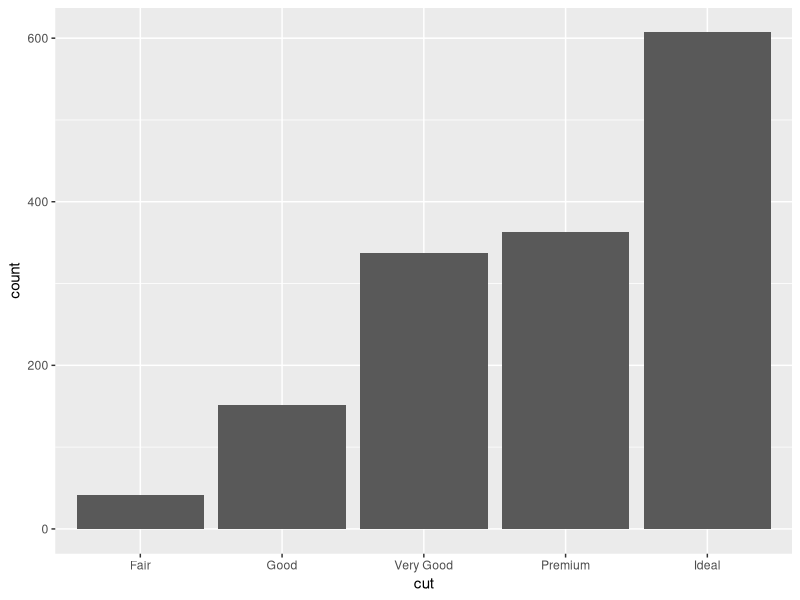
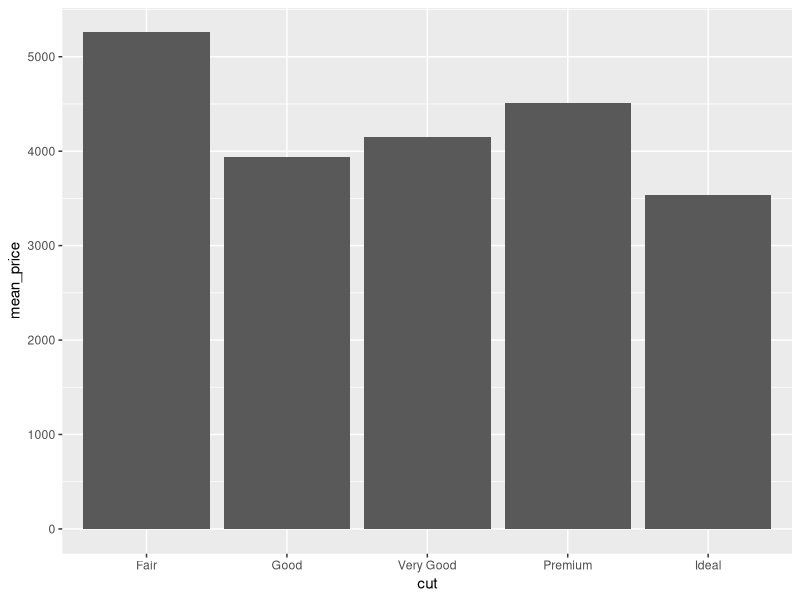
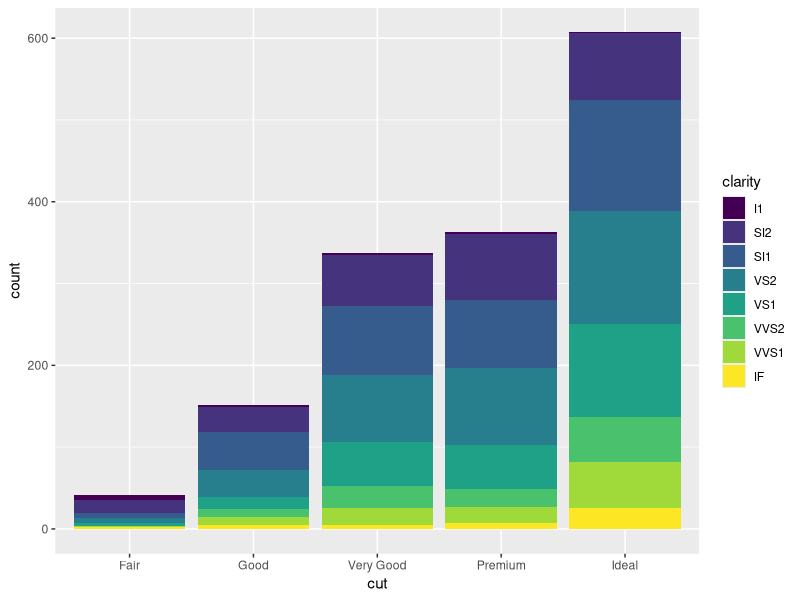
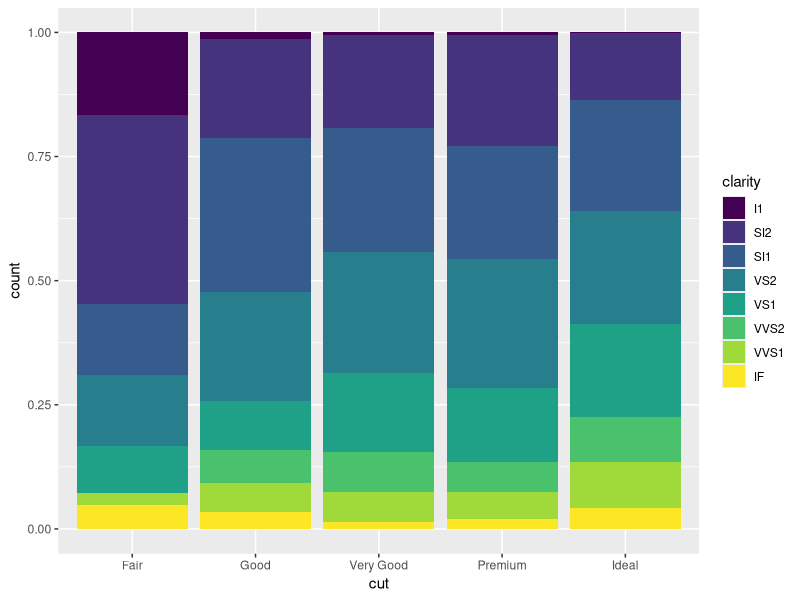
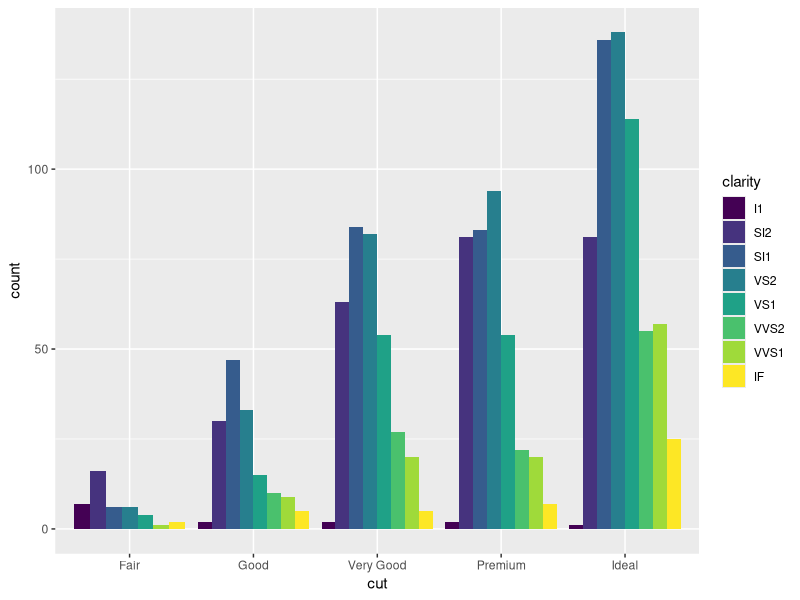
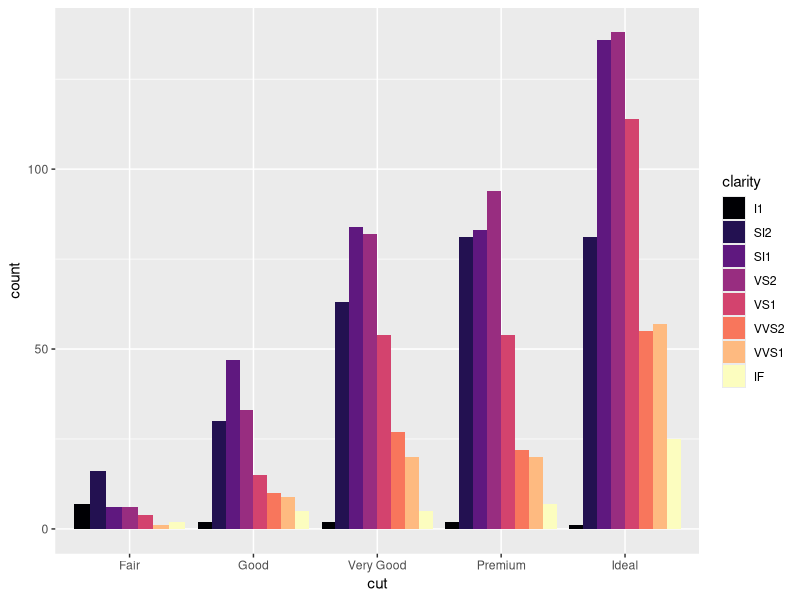
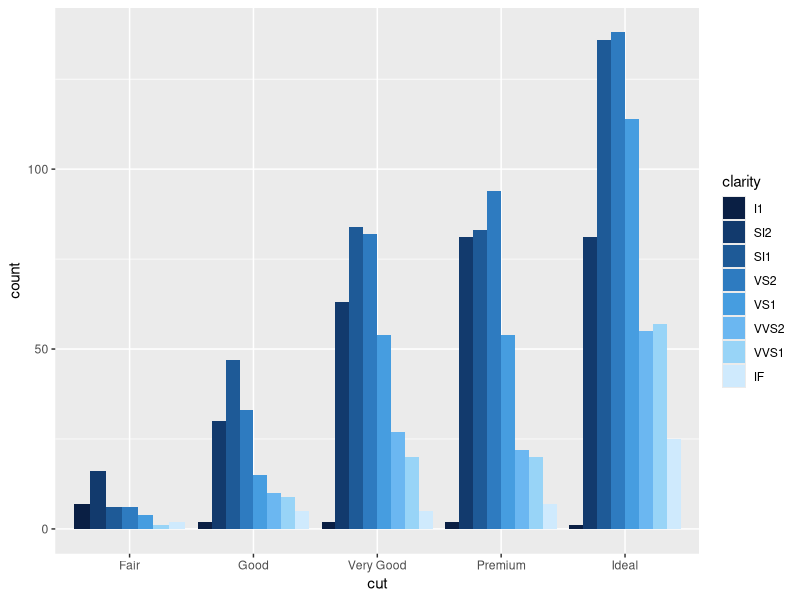
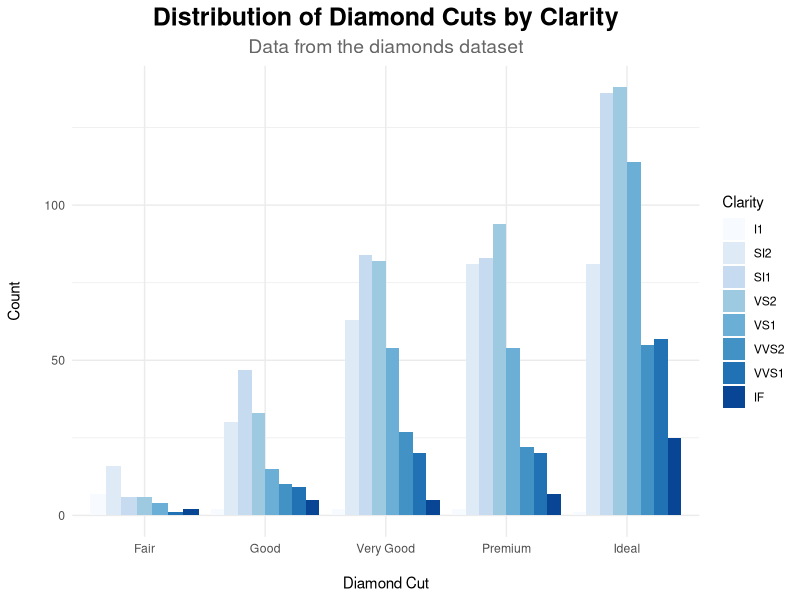

Recreate these plots in R, in order.
## ---- chunk 1
knitr::opts_chunk$set(
	echo = TRUE,
	message = FALSE,
	warning = FALSE) 
## ---- chunk 2
# install.packages("ggplot2")
# install.packages("dplyr")

library(ggplot2) # for data visualization
library(dplyr) # for data manipulation
## ---- chunk 3
help("diamonds") 
head(diamonds) 

# Sampling a small number of observations from the diamonds data set 
diamonds <- diamonds %>% dplyr::sample_n(size = 1500, replace = F)
## ---- chunk 4
# Creates a basic bar chart showing the count of each diamond cut category
ggplot(data = diamonds, mapping = aes(x = cut)) + 
  geom_bar()

# ggplot(data = diamonds, mapping = aes(y = color)) + # flipping the coordinates
#   geom_bar()
## ---- chunk 5
# Summarize data: Compute mean price per cut
diamonds_summary <- diamonds %>%
  group_by(cut) %>%   
  summarize(mean_price = mean(price, na.rm = TRUE))

# Create the bar chart with summarized values
ggplot(data = diamonds_summary, aes(x = cut, y = mean_price)) + 
  geom_bar(stat = "identity") # ggplot uses the values directly.

# Alternatively - geom_col uses stat = "identity" automatically - assumes you've summarized the data
# ggplot(data = diamonds_summary, aes(x = cut, y = mean_price)) + 
#   geom_col()  
## ---- chunk 6
# Creates a bar chart where fill colors indicate clarity categories
# added fill argument to aes()
ggplot(data = diamonds, mapping = aes(x = cut, fill = clarity)) + 
  geom_bar()  
## ---- chunk 7
# Creates a proportional (100%) stacked bar chart 
ggplot(data = diamonds, mapping = aes(x = cut, fill = clarity)) + 
  geom_bar(position = "fill")  # specify position argument to geom_bar()
## ---- chunk 8
# Creates a grouped bar chart 
ggplot(data = diamonds) + 
  geom_bar(mapping = aes(x = cut, fill = clarity), 
           position = "dodge")  # specify dodge argument to geom_bar()
## ---- chunk 9
# Changing the chart color scheme using scale_fill_viridis_d 
ggplot(data = diamonds) +   
  geom_bar(mapping = aes(x = cut, fill = clarity),   
           position = "dodge") +   
  scale_fill_viridis_d(option = "magma")

## ---- chunk 10
# Changing the chart color scheme using scale_fill_manual 
ggplot(data = diamonds) +   
  geom_bar(mapping = aes(x = cut, fill = clarity),   
           position = "dodge") +   
  scale_fill_manual(   
    values = c(
      "I1" = "#0A1F44",  
      "SI2" = "#123A6D", 
      "SI1" = "#1E5A97", 
      "VS2" = "#2E7BC0", 
      "VS1" = "#469DE0", 
      "VVS2" = "#6BB7F1", 
      "VVS1" = "#98D4F7", 
      "IF" = "#CFEAFD"   
    ))  

# Easier Shortcut to a color gradient chart 
#ggplot(data = diamonds) +   
#  geom_bar(mapping = aes(x = cut, fill = clarity), 
#           position = "dodge") +   
#  scale_fill_brewer(palette = "Purples") 

## ---- chunk 11
ggplot(data = diamonds, mapping = aes(x = cut, fill = clarity)) + 
  geom_bar(position = "dodge") + 
  scale_fill_brewer(palette = "Blues") +
  labs(
    title = "Distribution of Diamond Cuts by Clarity",
    subtitle = "Data from the diamonds dataset",
    x = "Diamond Cut",
    y = "Count",
    fill = "Clarity"
  ) + 
  theme_minimal() + 
  theme(
    plot.title = element_text(face = "bold", size = 18, hjust = 0.5),
    plot.subtitle = element_text(size = 14, hjust = 0.5, color = "gray40"),
    axis.text.x = element_text(angle = 0, hjust = 0.5),  
    axis.title.x = element_text(margin = margin(t = 15)),  # Moves x-axis label downward
    axis.title.y = element_text(margin = margin(r = 15)),  # Moves y-axis label to the left
  )
## ---- chunk 12
ggplot(data = diamonds, aes(x = carat, y = price)) +  # Sets up aesthetic mapping 
  geom_point() + # adds points to the plot
  geom_smooth(method = "lm")    # Adds a linear trendline 
## ---- chunk 13
ggplot(data = diamonds, aes(x = carat, y = price)) + 
  geom_point() +  
  geom_smooth(method = "lm") +    
  facet_wrap(~cut) # makes one scatterplot for each level of a categorical variable
## ---- chunk 14
ggplot(data = diamonds, aes(x = carat, y = price, color = clarity)) + 
  geom_point(size = 2, position = "jitter") + 
  geom_smooth(aes(group = 1), method = "lm", color = "black", se = FALSE) + 
  scale_fill_viridis_d() + # Using a preset color palette    
  labs(
    title = "Diamond Price vs. Carat Weight",
    subtitle = "Data from the diamonds dataset",
    x = "Carat (Weight of Diamond)",
    y = "Price (USD)",
    color = "Clarity"
  ) + 
  theme_minimal() + 
  theme(
    plot.title = element_text(face = "bold", size = 18, hjust = 0.5),
    plot.subtitle = element_text(size = 14, hjust = 0.5, color = "gray40"),
    axis.text.x = element_text(angle = 0, hjust = 0.5),  
    axis.title.x = element_text(margin = margin(t = 15)),  # Moves x-axis label downward
    axis.title.y = element_text(margin = margin(r = 15)),  # Moves y-axis label to the left
  )
## ---- chunk 15

ggplot(data = diamonds, aes(x = clarity, y = price)) + 
  geom_boxplot() + 
  labs(
    title = "Distribution of Diamond Prices by Clarity",
    x = "Clarity",
    y = "Price (USD)"
  ) + 
  theme_minimal()

ggplot(data = diamonds, aes(x = cut, y = price)) + 
  geom_boxplot() + 
  labs(
    title = "Distribution of Diamond Prices by Cut",
    x = "Cut",
    y = "Price (USD)"
  ) + 
  theme_minimal()

## ---- chunk 16
library(ggplot2)

ggplot(data = diamonds, aes(x = clarity, y = price, color = clarity)) + 
  geom_boxplot() +  
  scale_color_viridis_d() +   # Use the same custom color scale as the scatter plot
  labs(
    title = "Distribution of Diamond Prices by Clarity",
    subtitle = "Colored by Clarity",
    x = "Clarity",
    y = "Price (USD)",
    color = "Clarity"
  ) + 
  theme_minimal() + 
  theme(
    plot.title = element_text(face = "bold", size = 18, hjust = 0.5),
    plot.subtitle = element_text(size = 14, hjust = 0.5, color = "gray40"),
    axis.text.x = element_text(angle = 0, hjust = 0.5),  
    axis.title.x = element_text(margin = margin(t = 15)),  # Moves x-axis label downward
    axis.title.y = element_text(margin = margin(r = 15)),  # Moves y-axis label to the left
    legend.position = "none" # removes the legend
  )


## ---- chunk 17
# ggplot(diamonds, aes(price)) + geom_histogram()

ggplot(diamonds, aes(price)) + 
  geom_histogram(binwidth = 500, fill = "#440154", color = "white") +
  labs(
    title = "Distribution of Diamond Prices",
#   subtitle = "Sample of ggplot2 diamonds dataset",
    x = "Price (USD)",
    y = "Number of Diamonds",
  ) +
  theme_minimal(base_size = 14) +
  theme(
    plot.title = element_text(face = "bold", size = 18),
    plot.subtitle = element_text(margin = margin(b = 10)),
    axis.title.x = element_text(margin = margin(t = 10)),
    axis.title.y = element_text(margin = margin(r = 10))
  )
